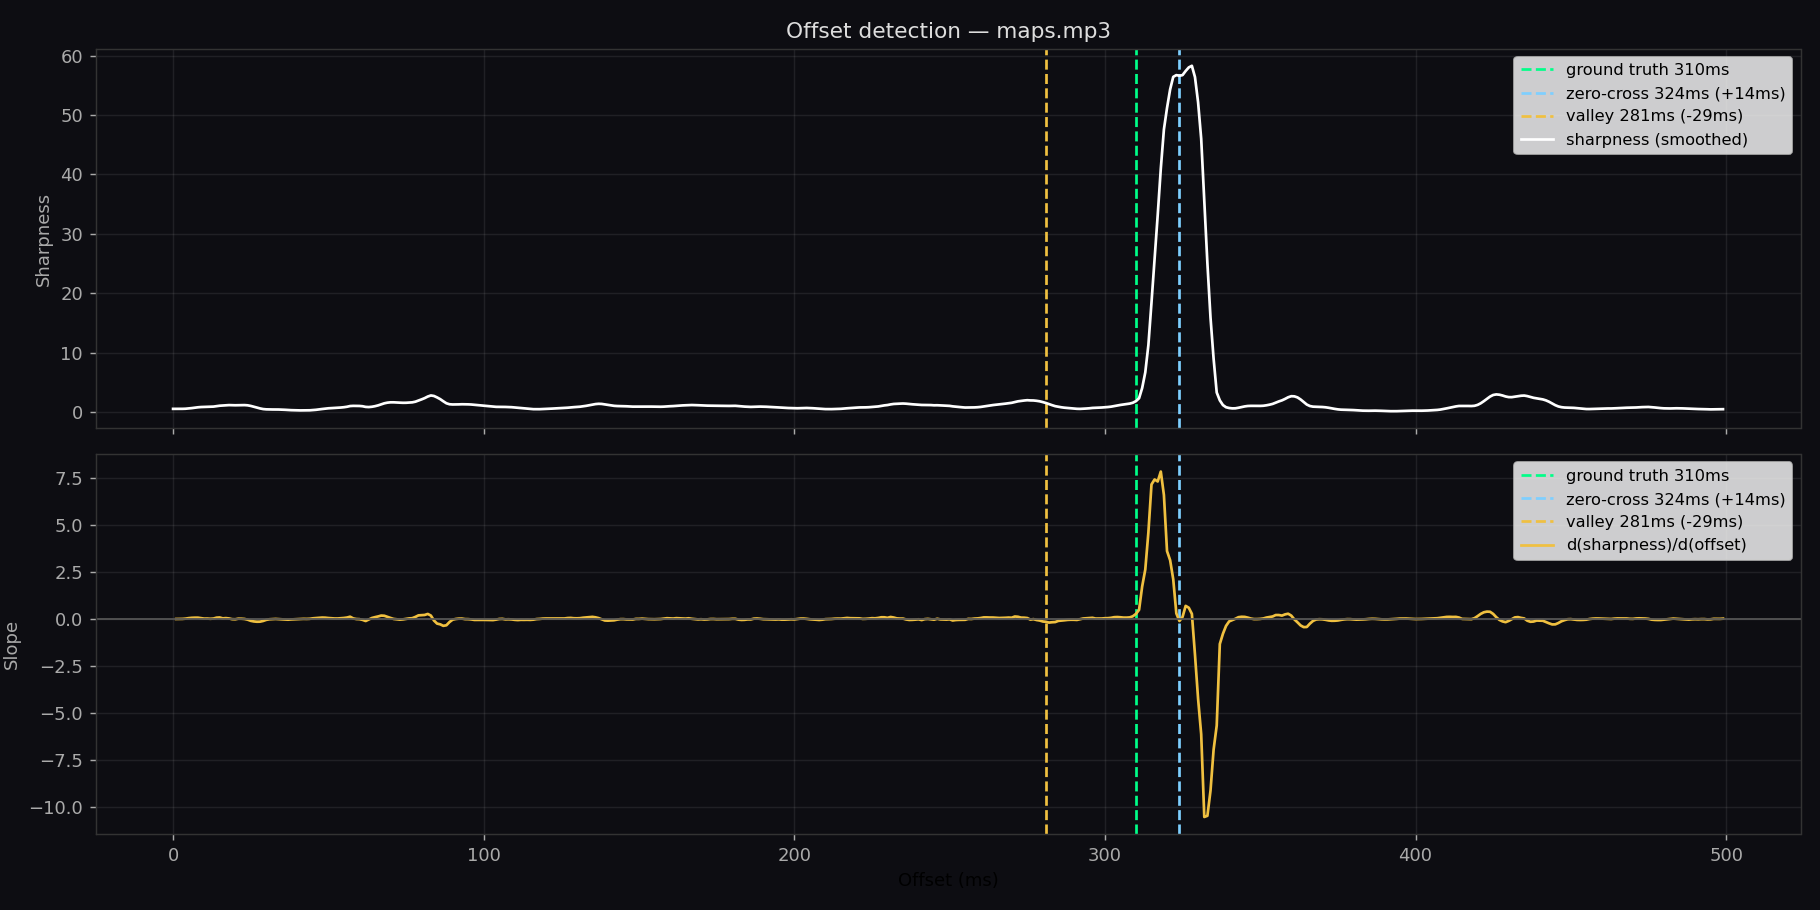

The Python source for this figure:
import numpy as np
import librosa
from scipy.ndimage import uniform_filter1d
import matplotlib.pyplot as plt
import sys

path = sys.argv[1] if len(sys.argv) > 1 else "maps.mp3"
BPM  = float(sys.argv[2]) if len(sys.argv) > 2 else 120.0
GROUND_TRUTH = float(sys.argv[3]) if len(sys.argv) > 3 else 310.0

print(f"File: {path} | BPM: {BPM} | Ground truth: {GROUND_TRUTH}ms")

y, sr    = librosa.load(path, mono=True)
beat_len = 60.0 / BPM
PRE_MS, POST_MS = 100, 200
seg_smp  = int((PRE_MS + POST_MS) / 1000 * sr)

def stack_template(offset_ms):
    off  = offset_ms / 1000
    segs = []
    for t in np.arange(off, len(y)/sr - beat_len, beat_len):
        s = int((t - PRE_MS/1000) * sr)
        e = s + seg_smp
        if s >= 0 and e <= len(y):
            chunk = y[s:e]
            if np.abs(chunk).max() > 0.01:
                segs.append(chunk)
    return np.mean(segs, axis=0) if segs else None

def sharpness(tmpl):
    beat_idx = int(PRE_MS / (PRE_MS + POST_MS) * len(tmpl))
    win      = int(0.02 * sr)
    left     = tmpl[beat_idx - win : beat_idx]
    right    = tmpl[beat_idx : beat_idx + win]
    return float(np.var(right) / (np.var(left) + 1e-10))

offsets     = np.arange(0, int(beat_len * 1000), 1)
sharpnesses = np.array([sharpness(stack_template(o)) or 0 for o in offsets])
smoothed    = uniform_filter1d(sharpnesses, size=5)
d_sharp     = np.diff(smoothed)

peak_idx = int(np.argmax(smoothed))

# ── Method 1: Zero-crossing trước peak ──
zero_cross = None
for i in range(peak_idx, 0, -1):
    if d_sharp[i] >= 0 and d_sharp[i-1] < 0:
        zero_cross = i
        break

# Fallback sustain threshold
if zero_cross is None:
    threshold = 0.08 * d_sharp.max()
    for i in range(len(d_sharp) - 3):
        if d_sharp[i] > threshold and d_sharp[i+1] > threshold and d_sharp[i+2] > threshold:
            zero_cross = i
            break

ms_zerocross = offsets[zero_cross] if zero_cross is not None else 0

# ── Method 2: Valley (min slope) trước peak ──
search_start = max(0, peak_idx - 80)
region       = d_sharp[search_start:peak_idx]
valley_idx   = search_start + int(np.argmin(region)) if len(region) > 0 else 0
ms_valley    = offsets[valley_idx]

print(f"\nPeak sharpness at : {offsets[peak_idx]} ms  (score {smoothed[peak_idx]:.2f})")
print(f"Method 1 zero-cross : {ms_zerocross} ms  (lệch {ms_zerocross - GROUND_TRUTH:+.0f}ms)")
print(f"Method 2 valley     : {ms_valley} ms  (lệch {ms_valley - GROUND_TRUTH:+.0f}ms)")
print(f"Ground truth        : {GROUND_TRUTH} ms")

# ── Plot ──
fig, (ax1, ax2) = plt.subplots(2, 1, figsize=(14, 7), sharex=True)
fig.patch.set_facecolor('#0d0d12')

for ax in (ax1, ax2):
    ax.set_facecolor('#0d0d12'); ax.grid(alpha=0.12)
    ax.tick_params(colors='#aaa'); ax.spines[:].set_color('#333')
    ax.axvline(x=GROUND_TRUTH,  color='#00ff88', linestyle='--', linewidth=1.5,
               label=f'ground truth {GROUND_TRUTH:.0f}ms')
    ax.axvline(x=ms_zerocross,  color='#7ecfff', linestyle='--', linewidth=1.5,
               label=f'zero-cross {ms_zerocross}ms ({ms_zerocross-GROUND_TRUTH:+.0f}ms)')
    ax.axvline(x=ms_valley,     color='#f0c040', linestyle='--', linewidth=1.5,
               label=f'valley {ms_valley}ms ({ms_valley-GROUND_TRUTH:+.0f}ms)')

ax1.plot(offsets, smoothed, color='white', linewidth=1.5, label='sharpness (smoothed)')
ax1.set_ylabel('Sharpness', color='#aaa')
ax1.set_title(f'Offset detection — {path}', color='#ddd')
ax1.legend(fontsize=9)

ax2.plot(offsets[1:], d_sharp, color='#f0c040', linewidth=1.5, label='d(sharpness)/d(offset)')
ax2.axhline(y=0, color='#555', linewidth=1)
ax2.set_xlabel('Offset (ms)'); ax2.set_ylabel('Slope', color='#aaa')
ax2.legend(fontsize=9)

plt.tight_layout()
out = "diagnose_offset.png"
plt.savefig(out, dpi=130, facecolor='#0d0d12')
print(f"Saved {out}")
